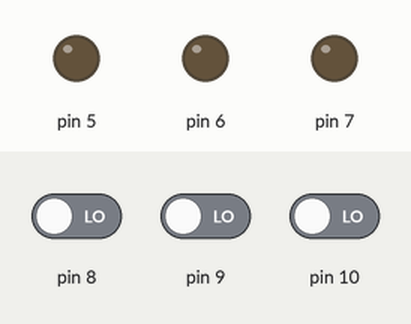
Recording of a sketch running on a simulated Arduino Uno, built with avr-gcc and run on an emulated ATmega328P. Parts: output pins drawn as LEDs (lit = HIGH). The inputs (shaded band) are chosen by the test bench; at power-on: pin 8 LOW, pin 9 LOW, pin 10 LOW.

Above: at 1.2 s.
1.3 s: pin 8 driven HIGH
At 2.2 s:
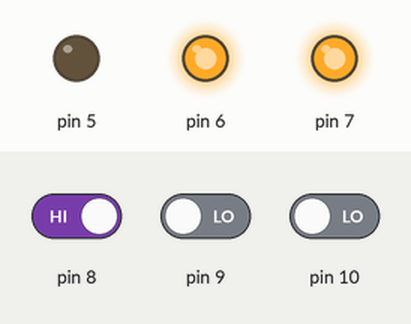
2.8 s: pin 9 driven HIGH
At 3.4 s:
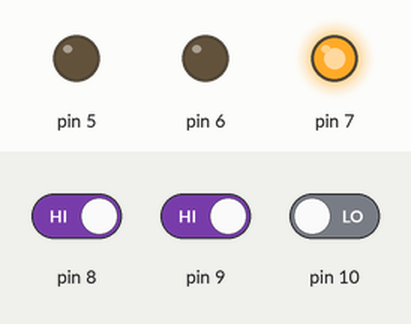
4.3 s: pin 8 driven LOW
At 5.5 s:
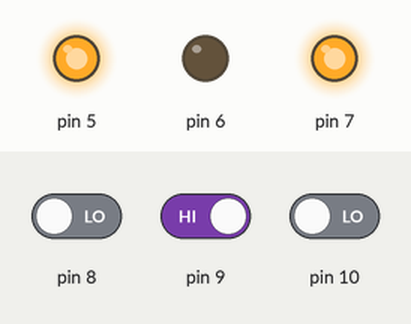
5.8 s: pin 10 driven HIGH
At 6.9 s:
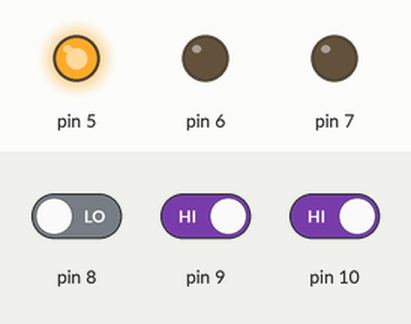
7.3 s: pin 9 driven LOW
At 8.0 s:
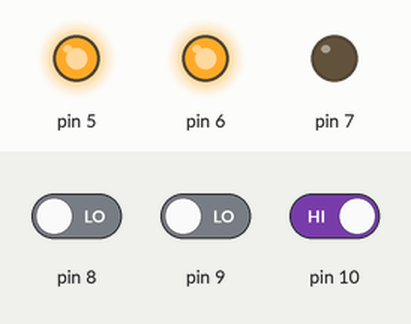
8.8 s: pin 10 driven LOW
At 9.2 s:
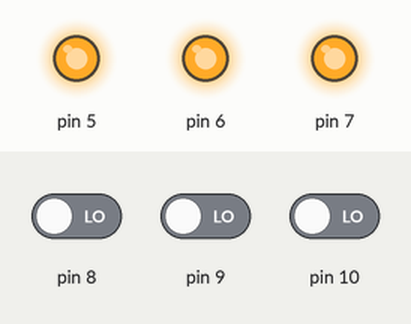
Timing chart, 0 to 11.3 s (numbered marks = the images above; inputs shaded):
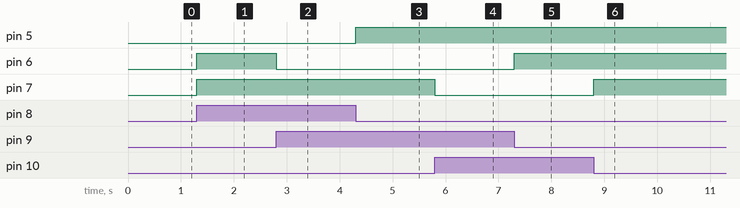

Measured:
- after the input at 1.3 s, pin 6, pin 7: LOW → HIGH at once
- after the input at 2.8 s, pin 6: HIGH → LOW at once
- after the input at 4.3 s, pin 5: LOW → HIGH at once
- after the input at 5.8 s, pin 7: HIGH → LOW at once
- after the input at 7.3 s, pin 6: LOW → HIGH at once
- after the input at 8.8 s, pin 7: LOW → HIGH at once

The sketch:

bldc.ino
```cpp
byte bldc_step;
void setup() {
  //Serial.begin(9600);
  DDRD |= B11100000;
  PCICR  = 1;                        // Enable pin change interrupt for pins 8 to 13
  PCMSK0 = 7;                         // Enable pin change interrupt for pins 8, 9 and 10
  bldc_step = 0;
}
ISR (PCINT0_vect){
  bldc_step = (~PINB & 7);              // Read and save hall effect sensors status (PINB: read from PORTB which is arduino pins 8..13)
  bldc_move();                       // Move the BLDC motor
}
void bldc_move() {
  //Serial.println(step, BIN);
  switch(bldc_step) {
    case 1:
      PORTD = B00100000;
      break;
    case 2:
      PORTD = B01000000;
      break;
    case 3:
      PORTD = B01100000;
      break;
    case 4:
      PORTD = B10000000;
      break;
    case 5:
      PORTD = B10100000;
      break;
    case 6:
      PORTD = B11000000;
      break;
    case 7:
      PORTD = B11100000;
      break;
    default:
      PORTD = 0;
      break;
  }
  //delay(5000);
}
void loop(){

}
```
